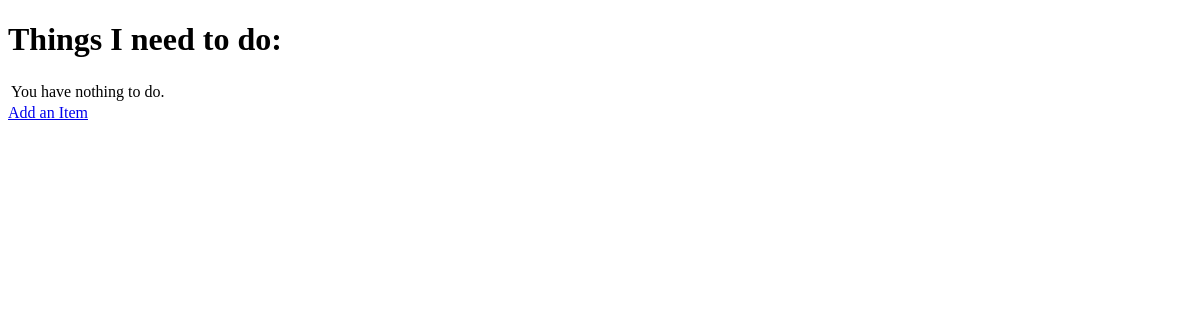
The app's page /, older data.
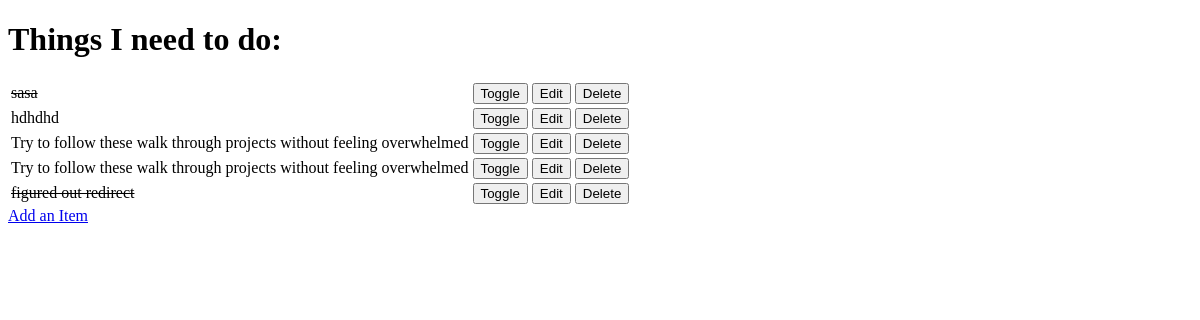
The same page, newer data.
### todo/models.py (models this page shows, shortened)
class Item(models.Model):
    name = models.CharField(max_length=50, null=False, blank=False)
    done = models.BooleanField(null=False, blank=False, default=False)

### todo/views.py (the view)
# urls.py: path('', views.get_todo_list, name='get_todo_list'),
def get_todo_list(request):
    items = Item.objects.all()
    context = {
        'items': items
    }
    return render(request, 'todo/todo_list.html', context)

### todo/templates/todo/todo_list.html (shortened to what this page needs)
<!DOCTYPE html>
<html lang="en">
<head>
</head>
<body>
    <h1>Things I need to do:</h1>
    <table>
    {% for item in items %}
    <tr>
        {% if item.done %}
            <td><strike>{{ item.name }}</strike></td>
        {% else %}
            <td>{{ item.name }}</td>
        {% endif %}
        <td>
            <a href="/toggle/{{ item.id }}">
                <button>Toggle</button>
            </a>
        </td>
        <td>
            <a href="/edit/{{ item.id }}">
                <button>Edit</button>
            </a>
        </td>
        <td>
            <a href="/delete/{{ item.id }}">
                <button>Delete</button>
            </a>
        </td>
    </tr>
    {% empty %}
    <tr><td>You have nothing to do.</td></tr>
    {% endfor %}
    </table>
    <a href="/add">Add an Item</a>
</body>
</html>

Row changes from the older to the newer data that the page shows:
added Item: name "sasa"
added Item: name "hdhdhd"
added Item: name "Try to follow these walk through projects without feeling overwhelmed"
added Item: name "Try to follow these walk through projects without feeling overwhelmed"
added Item: name "figured out redirect"
Text that changed along with them:
text no longer shown: "You have nothing to do."
